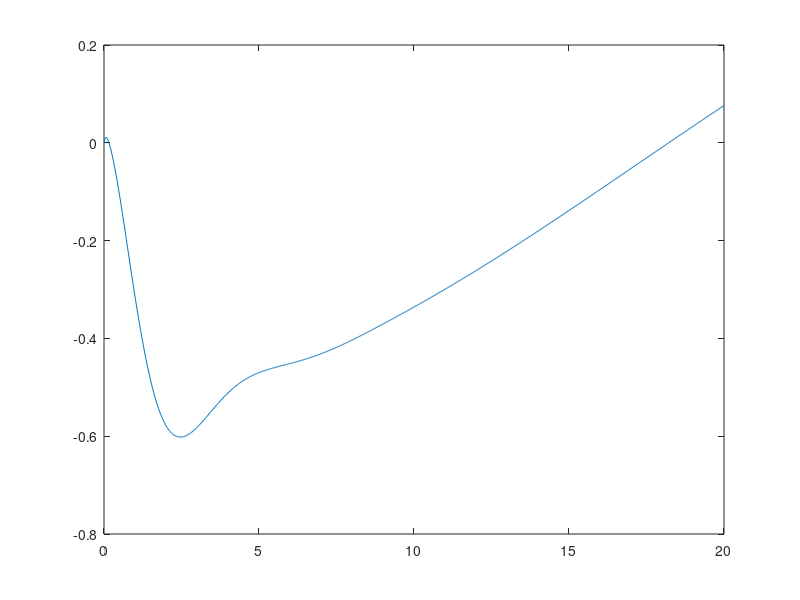

This chart was generated by the following MATLAB code:
s = tf('s');
H_an_el = (0.421*s^9 - 0.6734*s^8 - 23.46* s^7 - 71.02 *s^6 - 229* s^5 - 359.5*s^4 - 2.766* s^3 + 0.034* s^2 + 0.0002239 * s - 7.188e-16)/...
    (s^10 + 24.5 *s^9 + 102.2 *s^8 + 344.8 *s^7 + 765.8 *s^6 + 915.2* s^5 + 685.6*s^4 + 19.19 *s^3 + 4.86 *s^2 + 0.05328 * s - 5.169e-15);
poles_h_an_el = pole(H_an_el);
t = linspace(0, 20, 1000);
[y, t, u] = step(H_an_el, t);
plot(t, y);